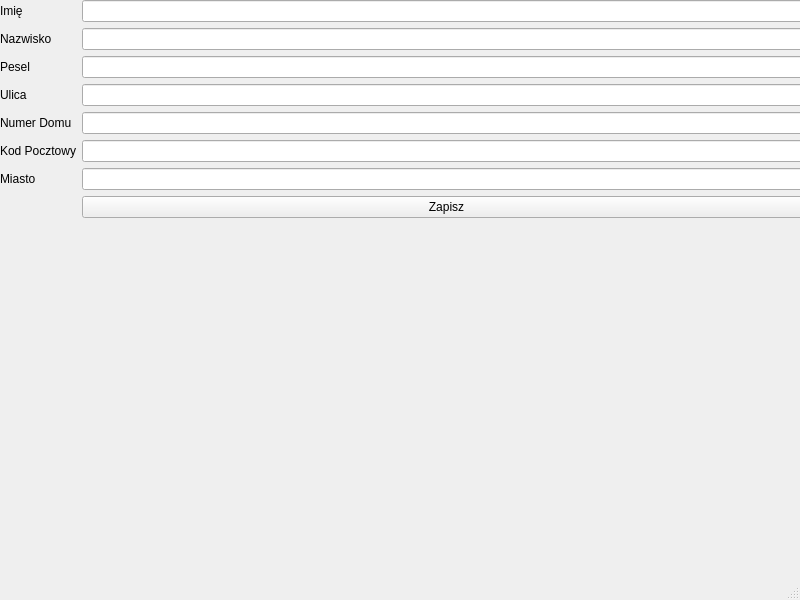
<?xml version="1.0" encoding="UTF-8"?>
<ui version="4.0">
 <class>AddPatientWindow</class>
 <widget class="QMainWindow" name="AddPatientWindow">
  <property name="geometry">
   <rect>
    <x>0</x>
    <y>0</y>
    <width>800</width>
    <height>600</height>
   </rect>
  </property>
  <property name="windowTitle">
   <string>MainWindow</string>
  </property>
  <widget class="QWidget" name="centralwidget">
   <widget class="QWidget" name="formLayoutWidget">
    <property name="geometry">
     <rect>
      <x>0</x>
      <y>0</y>
      <width>811</width>
      <height>611</height>
     </rect>
    </property>
    <layout class="QFormLayout" name="formLayout">
     <property name="fieldGrowthPolicy">
      <enum>QFormLayout::AllNonFixedFieldsGrow</enum>
     </property>
     <item row="0" column="0">
      <widget class="QLabel" name="firstName">
       <property name="text">
        <string>Imię</string>
       </property>
      </widget>
     </item>
     <item row="1" column="0">
      <widget class="QLabel" name="lastName">
       <property name="text">
        <string>Nazwisko</string>
       </property>
      </widget>
     </item>
     <item row="1" column="1">
      <widget class="QLineEdit" name="lastNameInput"/>
     </item>
     <item row="2" column="0">
      <widget class="QLabel" name="pesel">
       <property name="text">
        <string>Pesel</string>
       </property>
      </widget>
     </item>
     <item row="3" column="0">
      <widget class="QLabel" name="streetName">
       <property name="text">
        <string>Ulica</string>
       </property>
      </widget>
     </item>
     <item row="4" column="0">
      <widget class="QLabel" name="buildingNumber">
       <property name="text">
        <string>Numer Domu</string>
       </property>
      </widget>
     </item>
     <item row="5" column="0">
      <widget class="QLabel" name="zipCode">
       <property name="text">
        <string>Kod Pocztowy</string>
       </property>
      </widget>
     </item>
     <item row="6" column="0">
      <widget class="QLabel" name="city">
       <property name="text">
        <string>Miasto</string>
       </property>
      </widget>
     </item>
     <item row="6" column="1">
      <widget class="QLineEdit" name="cityInput"/>
     </item>
     <item row="5" column="1">
      <widget class="QLineEdit" name="zipCodeInput"/>
     </item>
     <item row="0" column="1">
      <widget class="QLineEdit" name="firstNameInput"/>
     </item>
     <item row="2" column="1">
      <widget class="QLineEdit" name="peselInput"/>
     </item>
     <item row="4" column="1">
      <widget class="QLineEdit" name="buildingNumberInput"/>
     </item>
     <item row="3" column="1">
      <widget class="QLineEdit" name="streetNameInput"/>
     </item>
     <item row="7" column="1">
      <widget class="QPushButton" name="saveButton">
       <property name="text">
        <string>Zapisz</string>
       </property>
      </widget>
     </item>
    </layout>
   </widget>
  </widget>
  <widget class="QStatusBar" name="statusbar"/>
 </widget>
 <resources/>
 <connections/>
</ui>
